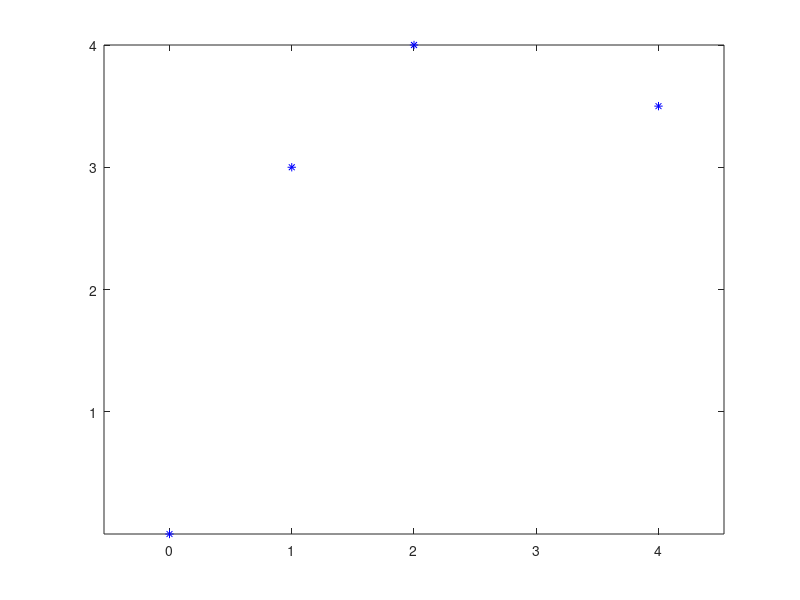

Source code (MATLAB): (Note: this script raises an error after producing the figure.)
clear
px = [0 1 2 4]; py = [0 3 4 3.5];
t1 = 0; t2 = 2; t3 = 3; t4 = 5;
plot (px, py, 'b*')
axis equal; hold on;
syms a3 a2 a1 a0
ex = [a3*t1^3 + a2*t1^2 + a1*t1 + a0 == px(1), ...
    a3*t2^3 + a2*t2^2 + a1*t2 + a0 == px(2), ...
    a3*t3^3 + a2*t3^2 + a1*t3 + a0 == px(3), ...
    a3*t4^3 + a2*t4^2 + a1*t4 + a0 == px(4)];
mx = solve(ex, [a3 a2 a1 a0])
syms t
x(t) = mx.a3 * t^3 + mx.a2 * t^2 +mx.a1 * t + mx.a0
syms b3 b2 b1 b0
ey = [b3*t1^3 + b2*t1^2 + b1*t1 + b0 == py(1), ...
    b3*t2^3 + b2*t2^2 + b1*t2 + b0 == py(2), ...
    b3*t3^3 + b2*t3^2 + b1*t3 + b0 == py(3), ...
    b3*t4^3 + b2*t4^2 + b1*t4 + b0 == py(4)];
my = solve(ey, [b3 b2 b1 b0])
y(t) = my.b3 * t^3 + my.b2 * t^2 +my.b1 * t + my.b0
fplot(x, y,[t1 t4], 'r')
